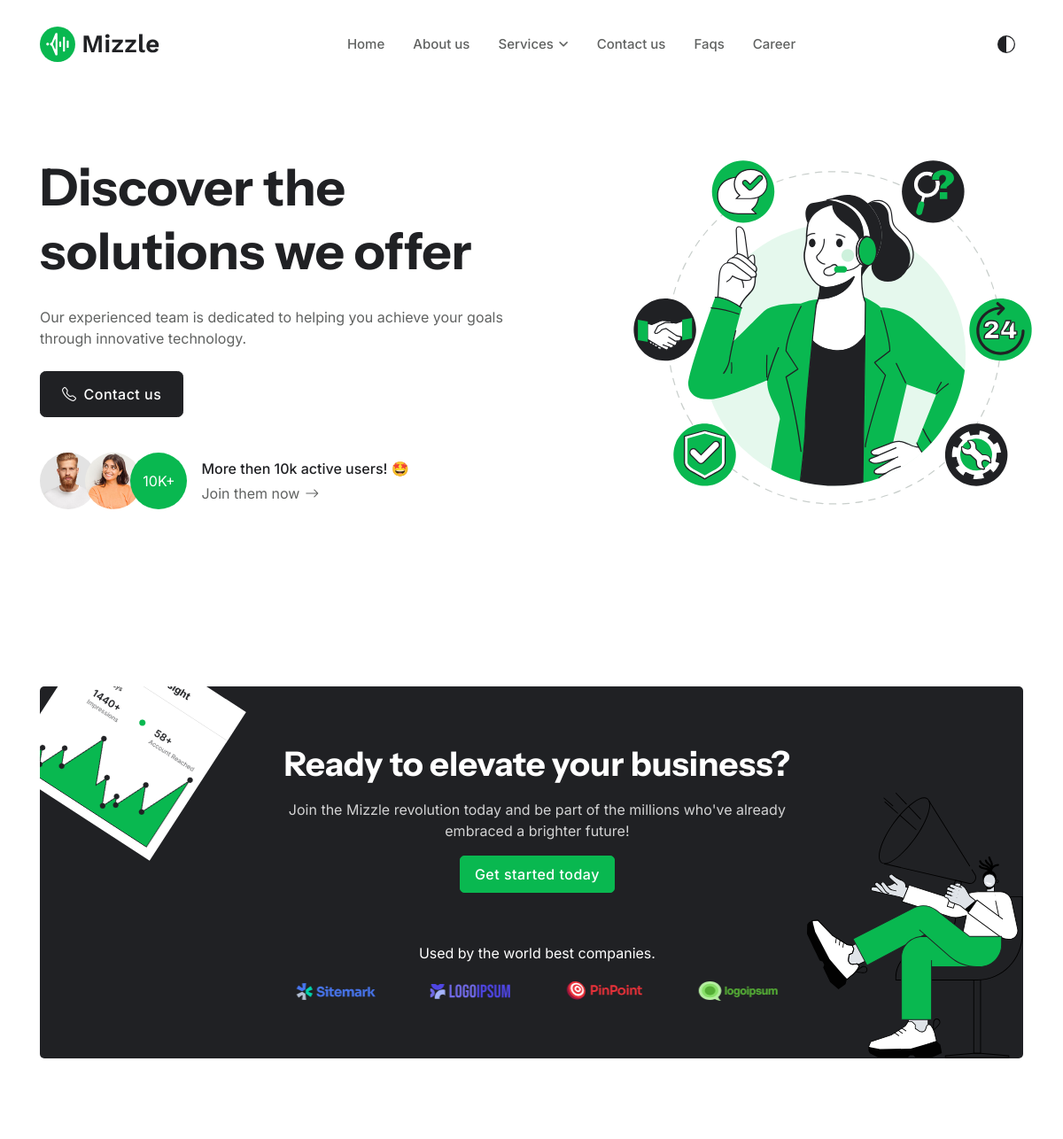
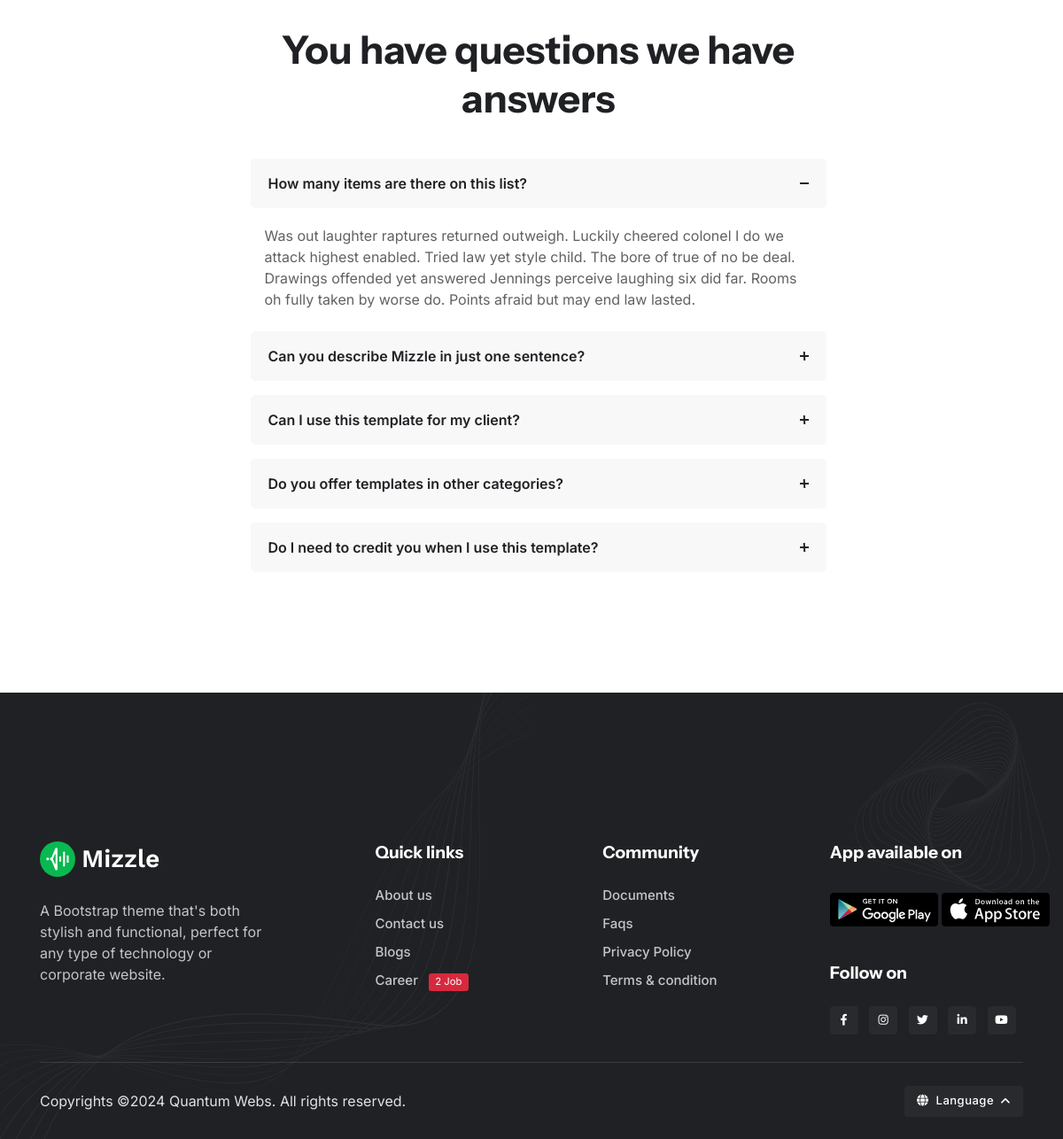
The page /services/ on the database as committed earlier (2 pictures, top to bottom).
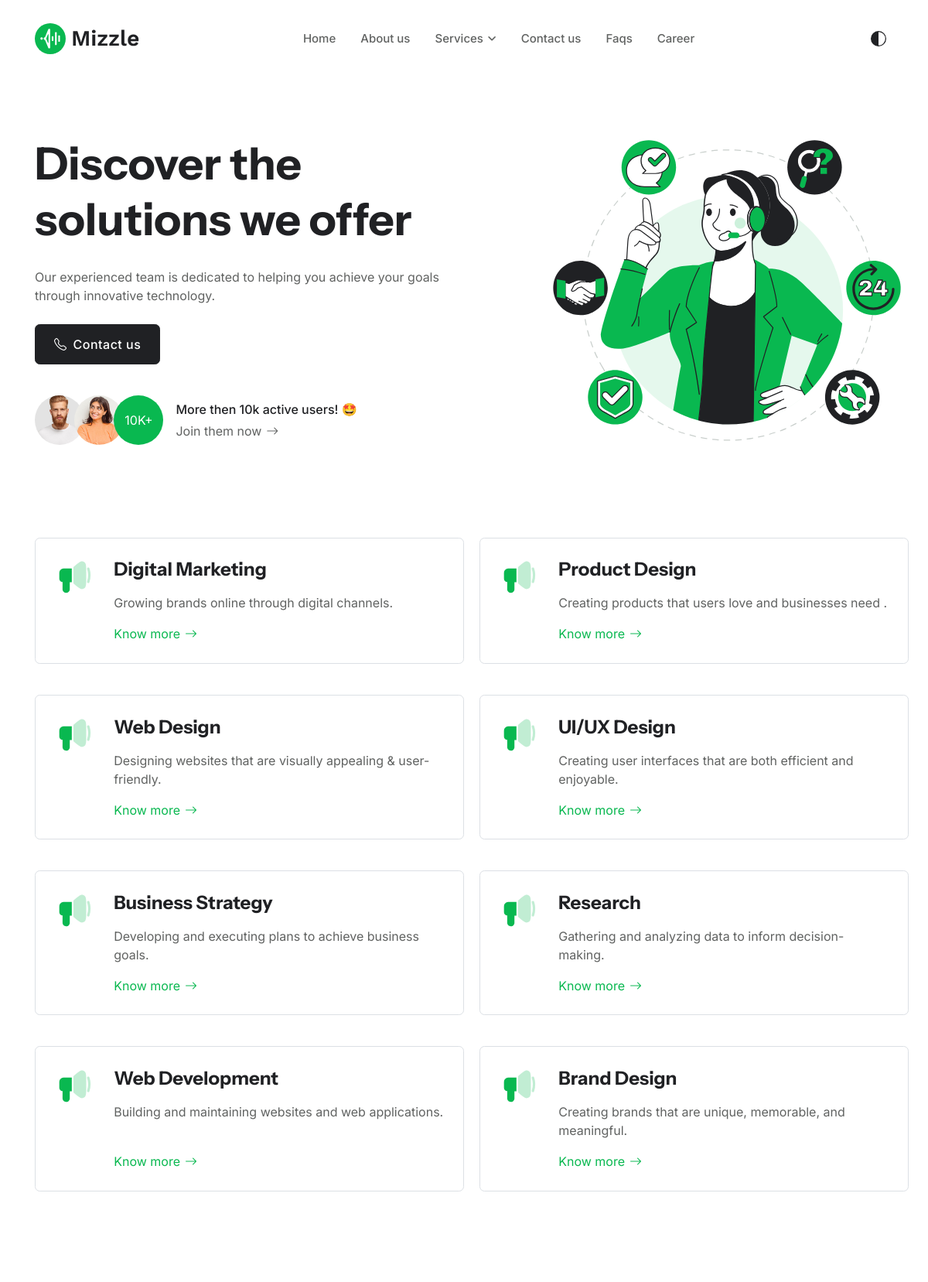
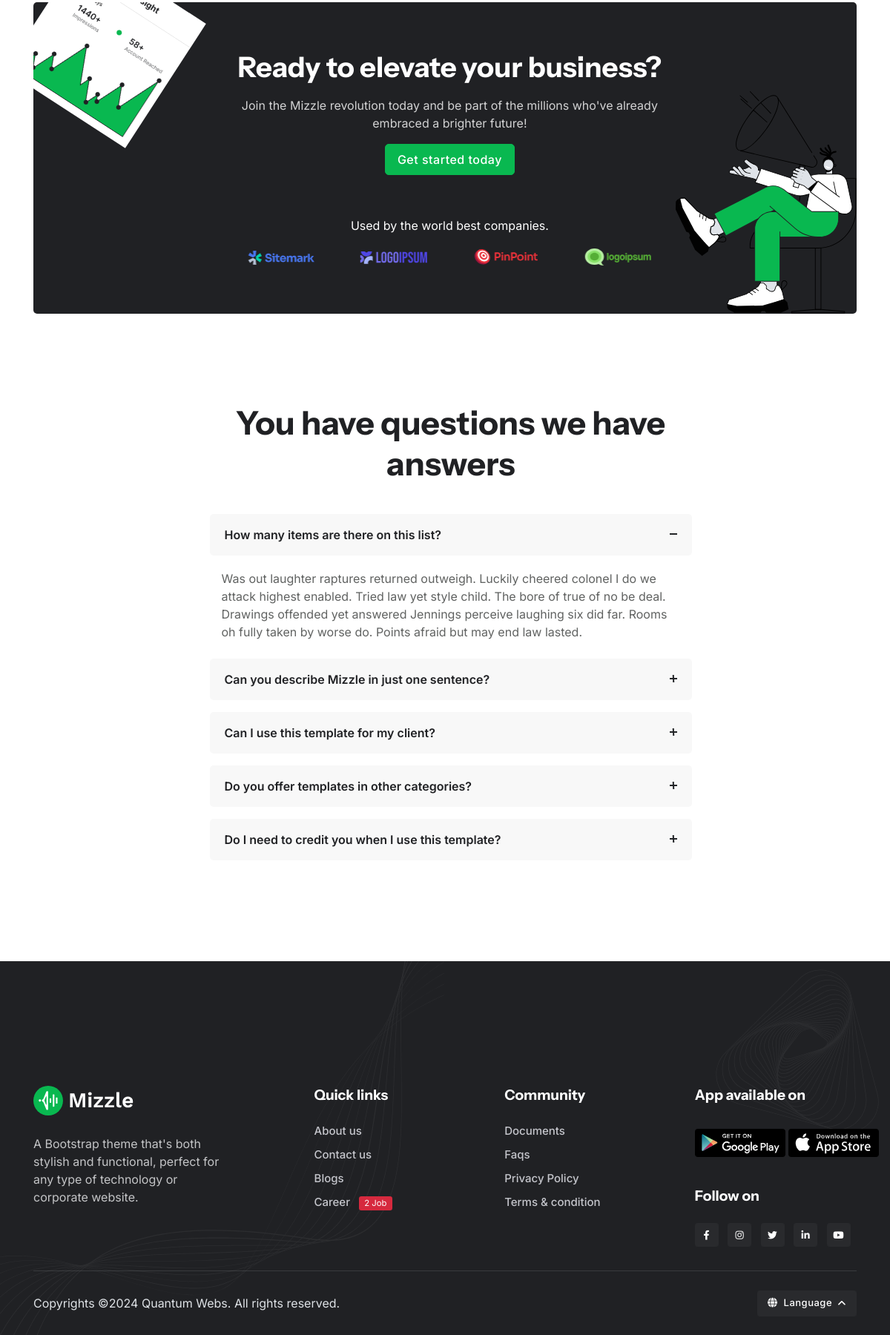
The same page on the database as committed later (2 pictures, top to bottom).
### service/models.py (models this page shows, shortened)
class Service(models.Model):
    type = models.CharField(max_length=50)
    icon = models.CharField(max_length=100, null=True)
    content = models.TextField()

### service/views.py (the view)
# urls.py: path('', include('service.urls')),
def service(request):
    categories = Service.objects.all()
    context = {
        'categories': categories
    }
    return render(request, 'services.html', context)

### templates/services.html (shortened to what the changed rows need)
{% extends "base.html" %}
{% load static %}
    {% block Content %}
    <main>
        <section class="pt-lg-8 pt-xl-9">
            <div class="container position-relative pt-4 pt-lg-0">
                <div class="row align-items-center">
                    <div class="col-md-7 col-xl-6 mb-7 mb-md-0">
                        <h1 class="mb-4">Discover the solutions we offer</h1>
                    </div>
                </div>
            </div>
        </section>
        <section class="pt-0">
            <div class="container">
                <div class="row g-4 g-lg-5">
                    {% for category in categories %}
                        <div class="col-md-6">
                            <div class="card card-body card-hover-shadow border d-flex flex-row p-4 h-100">
                                <figure class="text-primary mb-0">
                                </figure>
                                <div class="d-flex flex-column ms-4">
                                    <h5 class="mb-3">{{category.type}}</h5>
                                    <p class="mb-3">{{category.content}}</p>
                                    <a class="icon-link icon-link-hover stretched-link mt-auto" href="service-single.html">Know more<i class="bi bi-arrow-right"></i> </a>
                                </div>
                            </div>
                        </div>
                    {% endfor %}
                </div>
            </div>
        </section>
        <section class="pt-0">
            <div class="container">
                <div class="row">
                    <div class="col-lg-7 mx-auto">
                        <h2 class="text-center mb-5">You have questions we have answers</h2>
                    </div>
                </div>
            </div>
        </section>
    </main>
    {% endblock Content %}

Rows that differ between the two databases and show on the page:
added Service: type "Digital Marketing", content "Growing brands online through digital channels."
added Service: type "Product Design", content "Creating products that users love and businesses need ."
added Service: type "Web Design", content "Designing websites that are visually appealing & user-friendly."
added Service: type "UI/UX Design", content "Creating user interfaces that are both efficient and enjoyable."
added Service: type "Business Strategy", content "Developing and executing plans to achieve business goals."
added Service: type "Research", content "Gathering and analyzing data to inform decision-making."
added Service: type "Web Development", content "Building and maintaining websites and web applications."
added Service: type "Brand Design", content "Creating brands that are unique, memorable, and meaningful."
